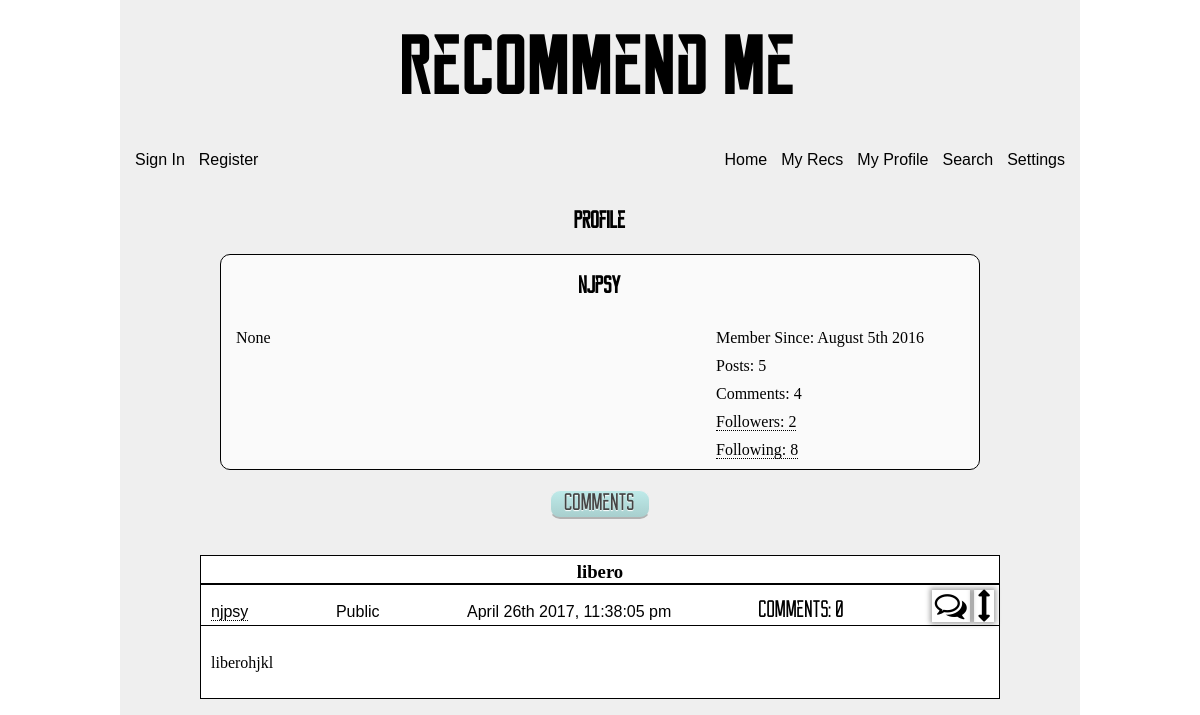
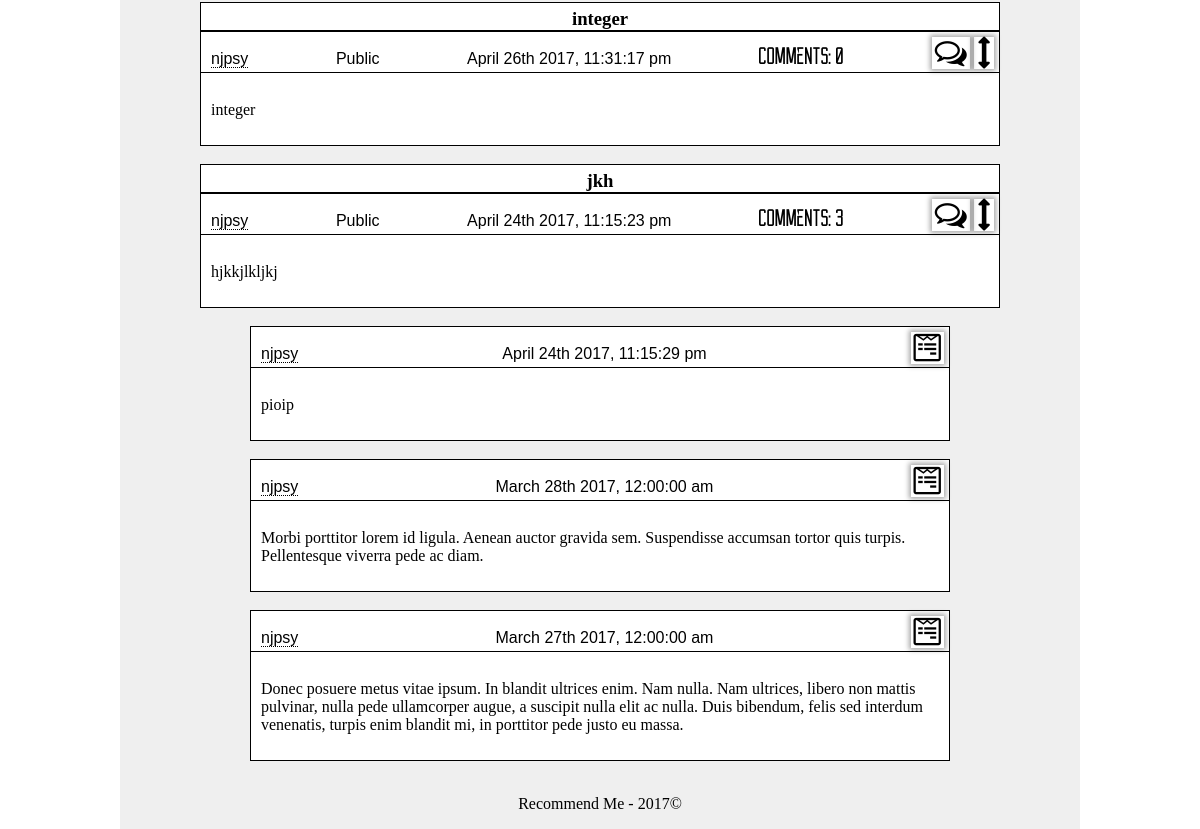
Page /personal/profile/2 on the earlier database version (2 pictures, top to bottom).
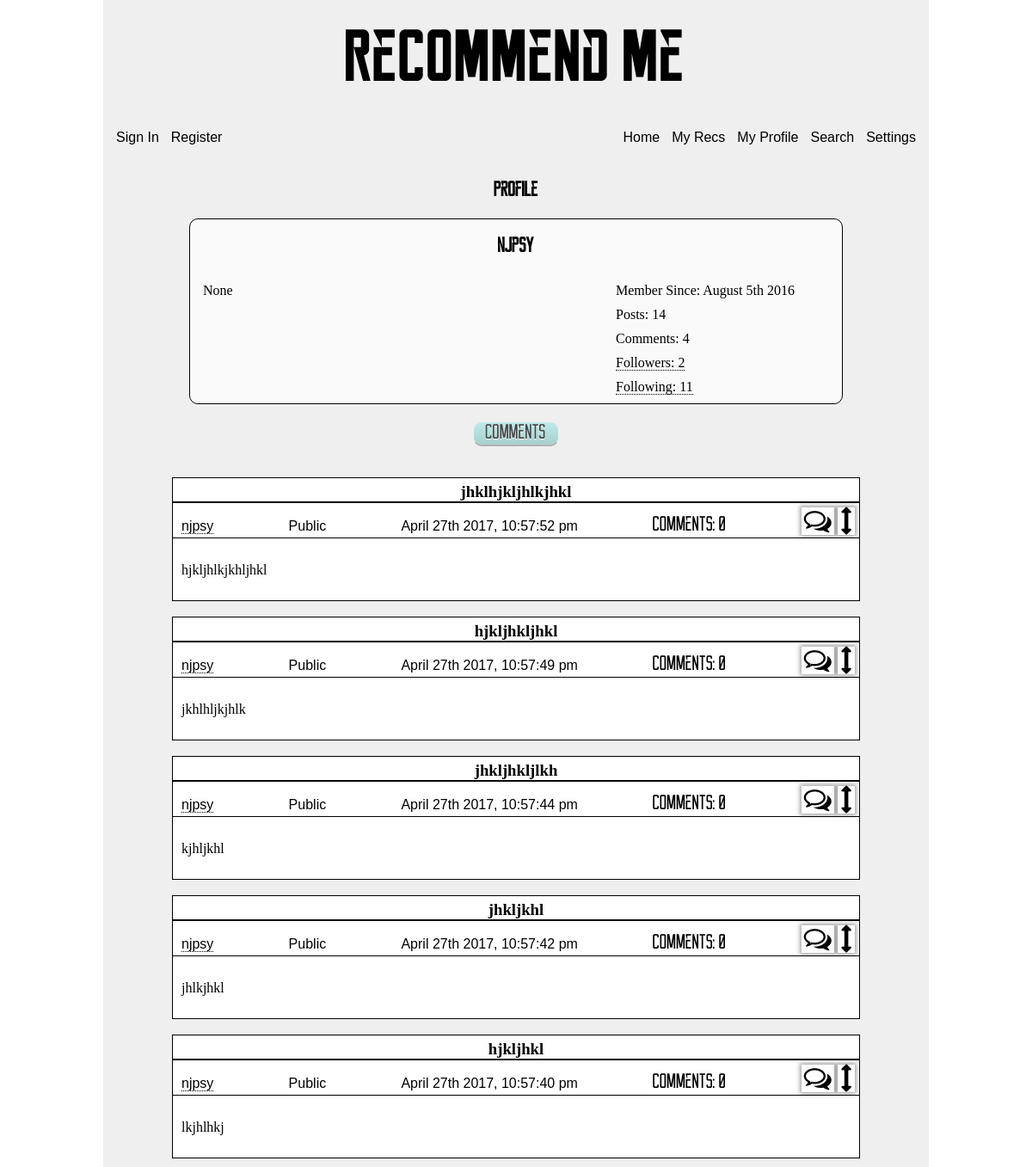
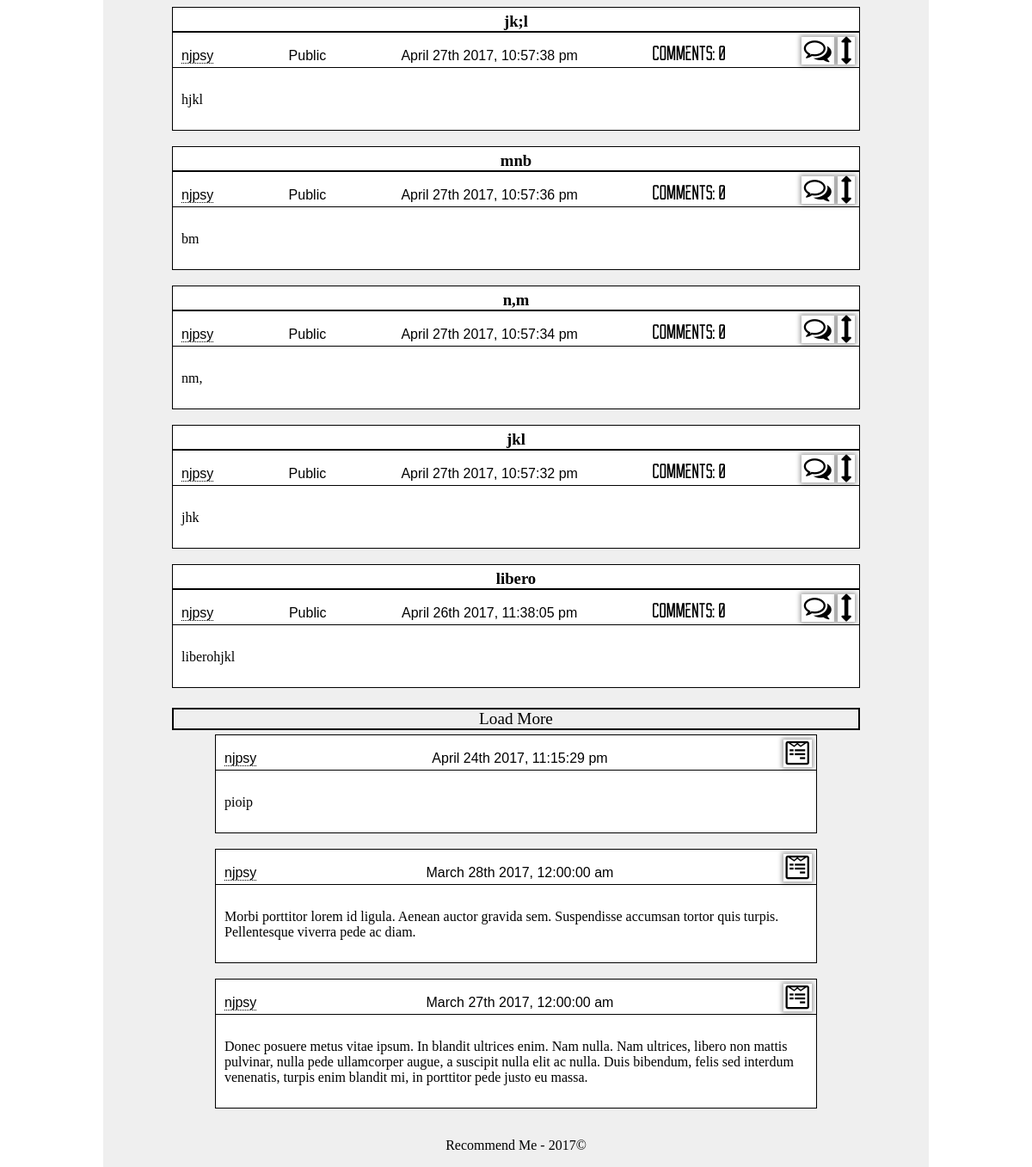
Same page on the later database version (2 pictures, top to bottom).
### app/models.py (models this page shows, shortened)
class User(UserMixin, db.Model):
    __tablename__ = 'user'
    id = db.Column(db.INTEGER, primary_key=True)
    username = db.Column(db.String, unique=True, index=True)
    email = db.Column(db.String, unique=True, index=True)
    about_me = db.Column(db.TEXT)
    api = db.Column(db.String())
    confirmed = db.Column(db.BOOLEAN, default=False)
    display = db.Column(db.INTEGER, default=10)
    invalid_logins = db.Column(db.INTEGER, default=0)
    last_login = db.Column(db.DATETIME, default=datetime.utcnow)
    member_since = db.Column(db.DATETIME, default=datetime.utcnow)
    password_hash = db.Column(db.String(128))
    role_id = db.Column(db.INTEGER, db.ForeignKey('role.id'))
    updates = db.Column(db.BOOLEAN, default=True)
    role = db.relationship('Role', backref=backref('user', lazy='dynamic'))
    @property
    def password(self):
        raise AttributeError('password is hashed')

class Recommendation(db.Model):
    __tablename__ = 'recommendation'
    id = db.Column(db.INTEGER, primary_key=True)
    made_private = db.Column(db.BOOLEAN, default=False)
    new_comment = db.Column(db.BOOLEAN, default=False)
    text = db.Column(db.TEXT)
    timestamp = db.Column(db.DATETIME, index=True, default=datetime.utcnow)
    title = db.Column(db.String(64))
    user_id = db.Column(db.INTEGER, db.ForeignKey('user.id'))
    verification = db.Column(db.INTEGER)
    user = db.relationship('User', backref=backref('recommendation', lazy='dynamic'))
    def prepare_comments(self):
        prep_query = self.comment\
            .filter(Comment.verification > 0)\
            .order_by(desc(Comment.timestamp))
        d_c = prep_query\
            .paginate(1, per_page=5, error_out=False)
        count = prep_query.count()
        return (d_c, count)

class Comment(db.Model):
    __tablename__ = 'comment'
    id = db.Column(db.INTEGER, primary_key=True)
    recommendation_id = db.Column(db.INTEGER, db.ForeignKey('recommendation.id'))
    text = db.Column(db.TEXT)
    timestamp = db.Column(db.DATETIME, index=True, default=datetime.utcnow)
    user_id = db.Column(db.INTEGER, db.ForeignKey('user.id'))
    verification = db.Column(db.INTEGER, default=1)
    recommendation = db.relationship('Recommendation', backref=backref('comment', lazy='dynamic'))
    user = db.relationship('User', backref=backref('comment', lazy='dynamic'))

### app/personal/views.py (the view, shortened to what this page needs)
@personal.route('/profile')
@personal.route('/profile/<int:id>')
def profile(id=-1):
    if id == -1:
        if current_user.is_authenticated:
            id = current_user.id
        else:
            return redirect(url_for('auth.login', next='personal/profile'))
    user = User.query.get(int(id))
    if user is None:
        abort(404)
    com_count = 0
    rec_count = 0
    ver_case = case([(db.true() if current_user.id==id else db.false(), 0),], else_=1)
    display_recs = db.session.query(Recommendation, Relationship)\
        .outerjoin(Relationship, and_(
            Relationship.following == Recommendation.user_id,
            Relationship.follower == current_user.id)
        )\
        .filter(Recommendation.verification>=ver_case, Recommendation.user_id==id)\
        .order_by(desc(Recommendation.timestamp))
    display_comments = user.comment\
        .filter(Comment.verification>0)\
        .order_by(desc(Comment.timestamp))
    display_recs = display_recs\
        .paginate(1, per_page=current_user.display, error_out=False)
    display_comments = display_comments\
        .paginate(1, per_page=current_user.display, error_out=False)
    return render_template('personal/profile.html', user=user, display=display_recs,
        d_c=display_comments, com_count = com_count, rec_count=rec_count)

### app/auth/views.py (called while the page is built)
@auth.before_app_request
def before_request():
    if current_user.is_authenticated and not current_user.confirmed \
        and request.endpoint[:5] != 'auth.' and request.endpoint != 'static':
        return redirect(url_for('auth.unconfirmed'))

### app/models.py (called while the page is built)
    def is_moderator(self):
        return False

### manage.py (called while the page is built)
@app.url_defaults
def hashed_static_file(endpoint, values):
    if 'static' == endpoint or endpoint.endswith('.static'):
        filename = values.get('filename')
        if filename:
            blueprint = request.blueprint
            if '.' in endpoint:  # blueprint
                blueprint = endpoint.rsplit('.', 1)[0]
            static_folder = app.static_folder
            if blueprint and app.blueprints[blueprint].static_folder:
                static_folder = app.blueprints[blueprint].static_folder
            fp = os.path.join(static_folder, filename)
            if os.path.exists(fp):
                values['_'] = int(os.stat(fp).st_mtime)

### app/templates/personal/profile.html (shortened to what this page needs)
<!DOCTYPE html>
{% extends 'abstract/one-column.html' %}
{% block head %}
  {{super()}}
  <link href="{{url_for('static', filename='css/personal/profile.css')}}" type='text/css', rel='stylesheet'/>
{% endblock %}
{% block maincontent %}
  <h2>Profile</h2>
  <div class='profile-box'>
    <h2>{{user.username}}</h2>
    <div class='profile-left'>
      <p class='post-text'>{{user.about_me}}</p>
    </div>
    <div class='profile-right'>
      <p>Member Since: {{moment(user.member_since).format("MMMM Do YYYY")}}</p>
      <p>Posts: {{user.recommendation.count()}}</p>
      <p>Comments: {{user.comment.count()}}</p>
      <p>
        <a href="{{url_for('personal.followers', id=user.id)}}">
          Followers: <span class='follower-count'>{{user.follower.count()}}</span>
        </a>
      </p>
      <p>
        <a href="{{url_for('personal.following', id=user.id)}}">
          Following: {{user.following.count()}}
        </a>
      </p>
    </div>
  </div>
  <div class='button-div'>
    <button class='reckoner button-width-set' id='submit'>Comments</button>
  </div>
  {% endblock %}
{% block supplemental %}
  <br/>
  <br/>
  {{rec_macro.initialize_recs(display, moment, current_user)}}
  {{comment_macro.initialize_comments(d_c, moment, current_user)}}
{% endblock %}

### app/templates/abstract/one-column.html
<!DOCTYPE html>
{% extends 'abstract/base.html' %}
{% block content %}
  <div id='maincontent-one'>
    {% block maincontent %}
    {% endblock %}
  </div>
  <div id='supplemental'>
    {% block supplemental %}
    {% endblock %}
  </div>
{% endblock %}

### app/templates/abstract/base.html (shortened to what this page needs)
<!DOCTYPE html>
<html lang='en'>
  {% import 'macros/comment-macro.html' as comment_macro %}
  {% import 'macros/flash-macro.html' as flash_macro %}
  {% import 'macros/relationship-macro.html' as relationship_macro %}
  {% import 'macros/rec-macro.html' as rec_macro %}
  {% if current_user.is_moderator %}
    {% import 'macros/moderator/mod-comment-macro.html' as mod_comment_macro %}
    {% import 'macros/moderator/mod-rec-macro.html' as mod_rec_macro %}
  {% endif %}
  <head>
    {% block head %}
      <link href="{{url_for('static', filename='css/abstract/base.css')}}" type='text/css' rel='stylesheet'/>
      <link href="{{url_for('static', filename='css/macros/flash.css')}}" type='text/css' rel='stylesheet'/>
      <link href="{{url_for('static', filename='css/abstract/rec-comment.css')}}" type='text/css', rel='stylesheet'/>
      <link href="{{url_for('static', filename='css/abstract/form.css')}}" type='text/css', rel='stylesheet'/>
      <link href="{{url_for('static', filename='css/speciality/font-awesome.min.css')}}" type='text/css', rel='stylesheet'/>
    {% endblock %}
  </head>
  <body>
    <header>
      {% block header %}
        <hgroup>
          <h1>Recommend Me</h1>
        </hgroup>
        <nav>
          <ul class='sign-in'>
            {% if current_user.is_authenticated %}
              <p>{{current_user.username}}</p>
              <a href="{{url_for('auth.logout')}}">Sign Out</a>
            {% else %}
              <a href="{{url_for('auth.login')}}">Sign In</a>
              <a href="{{url_for('auth.subscribe')}}">Register</a>
            {% endif %}
          </ul>
          <ul class='nav-bar'>
            <li><a href="{{url_for('main.index')}}">Home</a></li>
            <li><a href="{{url_for('personal.post')}}">My Recs</a></li>
            <div class='submenu-container'>
              <li class='submenu-header'><a href="{{url_for('personal.profile')}}">My Profile</a></li>
            </div>
            <div class='submenu-container'>
              <li class='submenu-header'><a href="{{url_for('main.search')}}">Search</a></li>
            </div>
            <div class='submenu-container'>
              <li class='submenu-header'><a href="{{url_for('personal.update', next=request.url)}}">Settings</a></li>
            </div>
          </ul>
        </nav>
      {% endblock %}
    </header>
    <div id='content'>
      {% block content %}
      {% endblock %}
    </div>
    <footer>
      {% block footer %}
        <p>Recommend Me - 2017&#169</p>
      {% endblock %}
    </footer>
  </body>
</html

### app/templates/macros/comment-macro.html (shortened to what this page needs)
{% macro render_comment(com, moment, current_user, link=request.url) %}
  <div class='single-post'>
    <div class='post-header'>
      <ul class='post-header-list'>
        <li>
          <a href="{{url_for('personal.profile', id=com.user_id)}}">
            {{com.user.username}}
          </a>
        </li>
        <li>
          {{moment(com.timestamp).format('MMMM Do YYYY, h:mm:ss a')}}
        </li>
        <li>
          <a class='icon-link' href="{{url_for('main.highlight', id=com.recommendation_id)}}">
            <i class='font-link fa fa-wpforms fa-2x'></i>
          </a>
        </li>
      </ul>
    </div>
    <p class='post-text'>
      {{com.text}}
    </p>
  </div>
  <br/>
{% endmacro %}
{% macro initialize_comments(d_c, moment, current_user, link=request.url) %}
  <div class='list-comments'>
    {{ajax(d_c, moment, current_user, link)}}
  </div>
{% endmacro %}
{% macro ajax(d_c, moment, current_user, link=request.url) %}
  {% for com in d_c.items %}
    {{render_comment(com, moment, current_user, link)}}
  {% endfor %}
{% endmacro %}

### app/templates/macros/relationship-macro.html (shortened to what this page needs)
{% import 'macros/rec-macro.html' as rec_macro %}

### app/templates/macros/rec-macro.html (shortened to what this page needs)
{% import 'macros/comment-macro.html' as comment_macro %}
{% macro render_rec(rec2, count, moment, current_user, attributes=True, link=request.url) %}
  <div class='single-post'>
    {% set rec, follow = rec2 %}
    <a href="{{url_for('main.highlight', id=rec.id)}}">
      <h3 class='rec-title'>{{rec.title}}</h3>
    </a>
    <div class='post-header'>
      <ul class='post-header-list'>
        <li>
          <a href="{{url_for('personal.profile', id=rec.user_id)}}">
            {{rec.user.username}}
          </a>
        </li>
        <li>
          {% if rec.verification != 0 %}
            Public
          {% else %}
            Private
          {% endif %}
        </li>
        <li>
          {{moment(rec.timestamp).format('MMMM Do YYYY, h:mm:ss a')}}
        </li>
        <li class='reckoner'>
          Comments: {{count}}
        </li>
        {% if attributes or rec.user_id==current_user.id %}
          <li>
            {% if attributes %}
              <i id='{{rec.id}}' class='{{link}} font-link toggle-comments fa fa-comments-o fa-2x'></i>
              <i class='font-link toggle-show fa fa-arrows-v fa-2x'></i>
            {% endif %}
          </li>
        {% endif %}
      </ul>
    </div>
    <p class='post-text'>
      {{rec.text}}
    </p>
  </div>
  <br/>
{% endmacro %}
{% macro initialize_recs(display, moment, current_user, attributes=True) %}
  <div class='list-recs'>
    {{ajax(display, moment, current_user, attributes)}}
    {% if display.pages != display.page and display.pages != 0 %}
      <p class='load-more'>Load More</p>
    {% endif %}
  </div>
{% endmacro %}
{% macro ajax(display, moment, current_user, attributes=True, link=request.url) %}
  {% for rec in display.items %}
    {{single_rec(rec, moment, current_user, attributes, link, in_comments=True)}}
  {% endfor %}
{% endmacro %}
{% macro single_rec(rec, moment, current_user, attributes=True, link=request.url, in_comments=True) %}
  {% set comments, count = rec[0].prepare_comments() %}
  {{render_rec(rec, count, moment, current_user, attributes, link)}}
{% endmacro %}

### app/templates/macros/moderator/mod-comment-macro.html (shortened to what this page needs)
{% import 'macros/comment-macro.html' as comment_macro %}

### app/templates/macros/moderator/mod-rec-macro.html (shortened to what this page needs)
{% import 'macros/rec-macro.html' as rec_macro %}

### app/static/css/abstract/base.css (style rules this page uses)
body { font-family: Georgia, 'Times New Roman', serif; margin: 0px auto; width: 960px; }
header, #content, footer { background-color: #efefef; }
#content, footer { height: 100%; overflow: auto; }
#maincontent-one, .w760 { margin: 0px 100px; width: 760px; }
header { padding: 10px 10px 15px 10px; }
footer { clear: both; text-align: center; }
a { border-bottom: 1px dotted black; color: inherit; text-decoration: none; }
hgroup { font-family: 'reckoner_bold', Impact, fantasy; font-size: 32pt; text-align: center; }
h1 { margin: 20px 0 20px 0; }
h2 { font-family: 'reckoner', Impact, fantasy; font-size: 24px; text-align: center; }
.sign-in { float: left; padding-left: 0; }
nav { height: 40px; }
.nav-bar { float: right; position: relative; }
li { display: inline; font-family: sans-serif; }
nav a { border-bottom: none; color: inherit; font-family: sans-serif; padding: 5px; text-decoration: none; }
.submenu-container { display: inline-block; position: relative; }
.reckoner { font-family: 'reckoner', Impact, fantasy; font-size: 24px; }
.icon-link, .icon-link:hover { border: 0px; }

### app/static/css/abstract/rec-comment.css (style rules this page uses)
.list-recs { margin: 0px auto; width: 800px; }
.inline-comments, .list-comments { margin: 0 auto; width: 700px; }
.single-post { background-color: white; border: 1px solid black; clear: both; }
.rec-title { border-bottom: 2px solid black; margin: 0 0 5px 0; padding-top: 5px; text-align: center; }
.post-header { border-bottom: 1px solid black; padding: 0 5px 0 5px; }
.post-header-list { height: 30px; margin: 5px 0 5px 0; padding-left: 5px; text-align: justify; }
.post-header-list:after { content: ''; display: inline-block; width: 100%; }
.post-header li { display: inline-block; }
.font-link { box-shadow: 0 0 5px 2px rgba(0,0,0,.35); cursor: pointer; padding: 0 3px 0 3px; }
.post-text { margin-top: 0px; padding: 10px; white-space: pre-line; }
.load-more, .load-more-com { border: 2px solid black; font-size: larger; margin: 5px 0 5px 0; text-align: center; }

### app/static/css/abstract/form.css (style rules this page uses)
.button, .edit-button, #submit { background: -webkit-gradient(linear, left top, left bottom, from(#beeae9), to(#a8cfce)); background: -moz-linear-gradient(top, #beeae9, #a8cfce); background: -o-linear-gradient(top, #beeae9, #a8cfce); background: -ms-linear-gradient(top, #beeae9, #a8cfce); background-color: #b9e4e3; border: 1px solid #efefef; border-bottom: 2px solid #b2b2b2; border-radius: 10px; color: #444444; text-shadow: 0px 1px 1px #fff; }
.button-width-set { display: block; margin: 0 auto; width: 100px; }

### app/static/css/personal/profile.css (style rules this page uses)
.profile-box { background-color: #fafafa; border: 1px solid black; border-radius: 10px; margin: 0 0 20px 0; overflow: auto; }
.profile-left { float: left; width: 480px; }
.profile-right { float: left; width: 250px; }
.profile-left>p, .profile-right>p { margin: 10px; padding: 0 0 0 5px; }

Differences in the rows shown:
no longer on this page (row unchanged): Recommendation: title "integer", user.username "njpsy", verification "Public", timestamp "April 26th 2017, 11:31:17 pm", count "0", text "integer"
no longer on this page (row unchanged): Recommendation: title "jkh", user.username "njpsy", verification "Public", timestamp "April 24th 2017, 11:15:23 pm", count "3", text "hjkkjlkljkj"
added Recommendation: title "jhklhjkljhlkjhkl", user.username "njpsy", verification "Public", timestamp "April 27th 2017, 10:57:52 pm", count "0", text "hjkljhlkjkhljhkl"
added Recommendation: title "hjkljhkljhkl", user.username "njpsy", verification "Public", timestamp "April 27th 2017, 10:57:49 pm", count "0", text "jkhlhljkjhlk"
added Recommendation: title "jhkljhkljlkh", user.username "njpsy", verification "Public", timestamp "April 27th 2017, 10:57:44 pm", count "0", text "kjhljkhl"
added Recommendation: title "jhkljkhl", user.username "njpsy", verification "Public", timestamp "April 27th 2017, 10:57:42 pm", count "0", text "jhlkjhkl"
added Recommendation: title "hjkljhkl", user.username "njpsy", verification "Public", timestamp "April 27th 2017, 10:57:40 pm", count "0", text "lkjhlhkj"
added Recommendation: title "jk;l", user.username "njpsy", verification "Public", timestamp "April 27th 2017, 10:57:38 pm", count "0", text "hjkl"
added Recommendation: title "mnb", user.username "njpsy", verification "Public", timestamp "April 27th 2017, 10:57:36 pm", count "0", text "bm"
added Recommendation: title "n,m", user.username "njpsy", verification "Public", timestamp "April 27th 2017, 10:57:34 pm", count "0", text "nm,"
added Recommendation: title "jkl", user.username "njpsy", verification "Public", timestamp "April 27th 2017, 10:57:32 pm", count "0", text "jhk"
Other differences:
{{ user.recommendation.count() }}: "5" → "14"
{{ user.following.count() }}: "8" → "11"
text now shown: "Load More"
